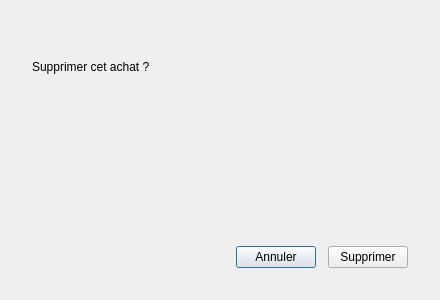
<?xml version="1.0" encoding="UTF-8"?>
<ui version="4.0">
 <class>SupprimerAchatDialog</class>
 <widget class="QDialog" name="SupprimerAchatDialog">
  <property name="geometry">
   <rect>
    <x>0</x>
    <y>0</y>
    <width>440</width>
    <height>300</height>
   </rect>
  </property>
  <property name="minimumSize">
   <size>
    <width>440</width>
    <height>300</height>
   </size>
  </property>
  <property name="windowTitle">
   <string>Supprimer un achat</string>
  </property>
  <layout class="QVBoxLayout" name="layoutPrincipal">
   <property name="spacing">
    <number>14</number>
   </property>
   <property name="leftMargin">
    <number>32</number>
   </property>
   <property name="topMargin">
    <number>32</number>
   </property>
   <property name="rightMargin">
    <number>32</number>
   </property>
   <property name="bottomMargin">
    <number>32</number>
   </property>
   <item>
    <widget class="QLabel" name="iconeCorbeille">
     <property name="text">
      <string/>
     </property>
    </widget>
   </item>
   <item>
    <widget class="QLabel" name="labelSupprimerTitre">
     <property name="text">
      <string>Supprimer cet achat ?</string>
     </property>
    </widget>
   </item>
   <item>
    <widget class="QLabel" name="labelSupprimerDesc">
     <property name="text">
      <string/>
     </property>
     <property name="wordWrap">
      <bool>true</bool>
     </property>
     <property name="alignment">
      <set>Qt::AlignLeading|Qt::AlignLeft|Qt::AlignTop</set>
     </property>
    </widget>
   </item>
   <item>
    <spacer name="spacerBas">
     <property name="orientation">
      <enum>Qt::Vertical</enum>
     </property>
     <property name="sizeHint" stdset="0">
      <size>
       <width>20</width>
       <height>20</height>
      </size>
     </property>
    </spacer>
   </item>
   <item>
    <layout class="QHBoxLayout" name="layoutBoutons">
     <property name="spacing">
      <number>12</number>
     </property>
     <item>
      <spacer name="spacerBoutons">
       <property name="orientation">
        <enum>Qt::Horizontal</enum>
       </property>
       <property name="sizeHint" stdset="0">
        <size>
         <width>40</width>
         <height>20</height>
        </size>
       </property>
      </spacer>
     </item>
     <item>
      <widget class="QPushButton" name="btnAnnulerSup">
       <property name="cursor">
        <cursorShape>PointingHandCursor</cursorShape>
       </property>
       <property name="text">
        <string>Annuler</string>
       </property>
       <property name="default">
        <bool>true</bool>
       </property>
      </widget>
     </item>
     <item>
      <widget class="QPushButton" name="btnConfirmerSup">
       <property name="cursor">
        <cursorShape>PointingHandCursor</cursorShape>
       </property>
       <property name="text">
        <string>Supprimer</string>
       </property>
       <property name="autoDefault">
        <bool>false</bool>
       </property>
      </widget>
     </item>
    </layout>
   </item>
  </layout>
 </widget>
 <resources/>
 <connections/>
</ui>
